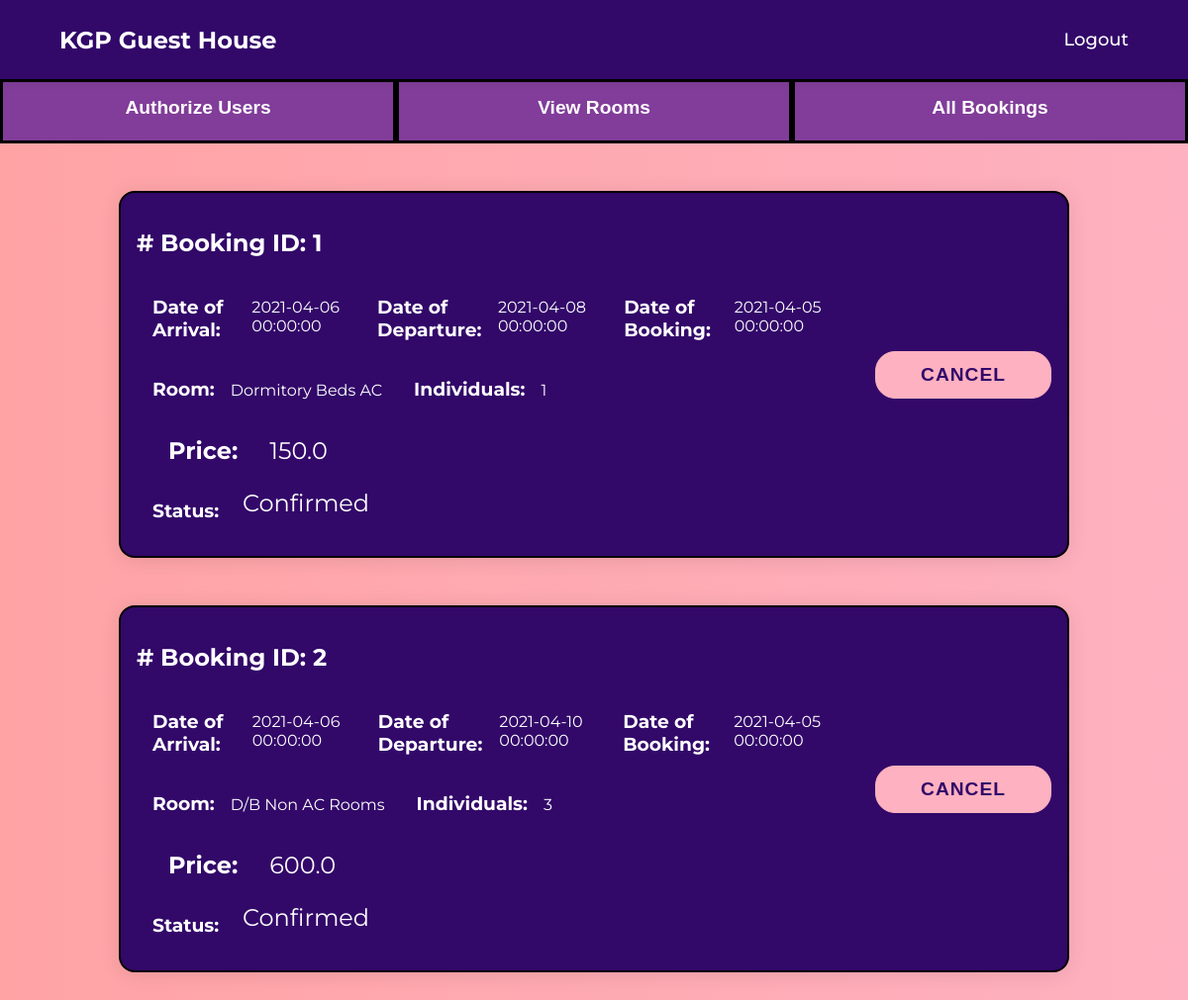
The app's page /adminPrevBooking with its own data.
### app.py (models this page shows)
class Booking(db.Model):
    id = db.Column(db.Integer, primary_key=True)
    userId = db.Column(db.Integer)
    roomId = db.Column(db.Integer)
    foodId = db.Column(db.Integer)
    checkInDate = db.Column(db.DateTime)
    checkOutDate = db.Column(db.DateTime)
    dateOfBooking = db.Column(db.DateTime)
    confirmation = db.Column(db.Integer)
    feedback = db.Column(db.String(100))

class Rooms(db.Model):
    id = db.Column(db.Integer, primary_key=True)
    floor = db.Column(db.Integer)
    type = db.Column(db.String(40))
    description = db.Column(db.String(60))  # Room type, no of beds
    status = db.Column(db.String(100))
    ghId = db.Column(db.Integer)
    pricePerDay = db.Column(db.Integer)
    occupancy = db.Column(db.Integer)
    ac = db.Column(db.Integer)

### app.py (the view)
@app.route('/adminPrevBooking', methods=["POST", "GET"])
def adminPrevBooking():
    bookings = Booking.query.all()
    user = [User.query.filter_by(id=i.userId).first() for i in bookings]
    rooms = [Rooms.query.filter_by(id=i.roomId).first() for i in bookings]
    prices = [BookingPrice(i) for i in bookings]
    return render_template('adminPrevBooking.html', bookings=bookings, user=user, rooms=rooms, prices=prices)

### app.py (called while the page is built)
def BookingPrice(booking):
    food = FoodOptions.query.filter_by(id=booking.foodId).first()
    room = Rooms.query.filter_by(id=booking.roomId).first()
    noOfDays = ((booking.checkOutDate.day-booking.checkInDate.day)+1)
    price = room.pricePerDay*noOfDays
    if food is not None:
        price += food.pricePerDay*noOfDays
    return 0.2*price

### templates/adminPrevBooking.html (shortened to what this page needs)
<!DOCTYPE html>
<html lang="en">
<head>
    <link rel="stylesheet" href="{{ url_for('static',filename='/css/prevBooking.css') }}">
</head>
<body>
<header class="header-outer">
        <div class="header-inner responsive-wrapper">
            <div class="header-logo">
                <h2>KGP Guest House</h2>
            </div>
            <nav class="header-navigation">
                <a href="/">Logout</a>
            </nav>
        </div>
    </header>
    <div class="nav">
        <ul class="navigation">
            <li><a href="/admin">Authorize Users</a></li>
            <li><a href="/adminCalendar">View Rooms</a></li>
            <li><a href="/adminPrevBooking">All Bookings</a></li>
        </ul>
    </div>
    {% for i in bookings %}
    <div class="bookingBox">
        <div>
            <div class="bookingId">
                <h2># Booking ID: {{ i.id }}</h2>
            </div>
            <div class="bookingDates">
                <div class="date">
                    <h3>Date of Arrival: </h3>
                    <h4>{{ i.checkInDate }}</h4>
                </div>
                <div class="date">
                    <h3>Date of Departure: </h3>
                    <h4>{{ i.checkOutDate }}</h4>
                </div>
                <div class="date">
                    <h3>Date of Booking: </h3>
                    <h4>{{ i.dateOfBooking }}</h4>
                </div>
            </div>
            <div class="details">
                <div class="date">
                    <h3>Room: </h3>
                    <h4>{{ rooms[loop.index0].type }}</h4>
                </div>
                <div class="date">
                    <h3>Individuals: </h3>
                    <h4>{{ rooms[loop.index0].occupancy }}</h4>
                </div>
            </div>
            <div class="price">
                <div class="date">
                    <h3 class="price">Price: </h3>
                    <h4 class="amount">{{prices[loop.index0]}}</h4>
                </div>
            </div>
            <div class="status">
                <div class="date">
                    <h3 class="status">Status: </h3>
                    <h4 class="amount">{% if i.confirmation==0 %} in Queue {% elif i.confirmation==1 %} Confirmed {% else %} Cancelled {% endif %}</h4>
                </div>
            </div>
        </div>
        {% if i.confirmation==3 %}
        <div class="buttonDiv">
            <button class="button">Canceled!</button>
        </div>
        {% else %}
        <div class="buttonDiv">
            <a href="{{ url_for('cancelBooking', bookingId=i.id) }}" class="room_features--book-btn"><button class="button">Cancel</button></a>
        </div>
        {% endif %}
    </div>
    {% endfor %}
</body>
</html>

### static/css/prevBooking.css (style rules this page uses)
* { box-sizing: border-box; }
body { background: linear-gradient(to right, #ffa3a5,#FEB1C0); font-family: 'Montserrat', sans-serif; margin: 0; }
button { border-radius: 20px; border: 1px solid #FEB1C0; background-color: #FEB1C0; color: #320869; font-size: 12px; font-weight: bold; padding: 12px 45px; letter-spacing: 1px; text-transform: uppercase; transition: transform 80ms ease-in; }
.bookingBox { padding: 1rem; display: flex; color: white; background-color: #320869; width: 80%; margin: 3rem auto; border: black 2px solid; border-radius: 1rem; box-shadow: 0 2px 20px 0 rgba(0,0,0, 0.1); }
.bookingDates { display: flex; }
.date { padding: 0 1rem; display: flex; }
h4 { padding-left: 1rem; font-weight: normal; }
.details { display: flex; }
.buttonDiv { padding-left: 2rem; display: flex; flex-direction: column-reverse; justify-content: center; align-items: center; }
.button { font-size: 1.2rem; justify-self: center; margin: 1rem 0rem; }
.price { margin: 0.5rem 0.5rem; font-size: 1.5rem; }
.amount { padding: 0 1rem; margin: 0.5rem 0.5rem; font-size: 1.5rem; }
.nav { width:100%; background-color:#813d99 }
.nav ul { display: flex; list-style-type: none; font: 15px helvetica; font-weight:bold; font-size: 1.2rem; text-align: center; }
.nav li { flex: 1; border-style: solid; height: 65px; background:#813d99 ; }
.nav a { position: relative; top: 15px; text-decoration: none; color: white; }
*, *:after, *:before { box-sizing: border-box; }
:root { --header-outer-height: 80px; --header-inner-height: 70px; --header-height-difference: calc( var(--header-outer-height) - var(--header-inner-height) ); --header-bg: #fff; }
.responsive-wrapper { width: 90%; max-width: 1280px; margin-left: auto; margin-right: auto; }
.header-outer { z-index: 100; height: var(--header-outer-height); position: sticky; top: calc( var(--header-height-difference) * -1 ); display: flex; align-items: center; color: white; background-color: #320869; box-shadow: 0 2px 10px 0 rgba(0,0,0, 0.1); }
.header-inner { height: var(--header-inner-height); position: sticky; top: 0; display: flex; align-items: center; justify-content: space-between; }
.header-navigation { display: flex; flex-wrap: wrap; }
.header-navigation a, .header-navigation button { font-size: 1.125rem; color: inherit; margin-left: 1.75rem; position: relative; font-weight: 500; }
.header-navigation a { display: none; font-size: 1.125rem; color: inherit; text-decoration: none; }
.header-navigation a:after, .header-navigation button:after { transition: 0.25s ease; content: ""; display: block; width: 100%; height: 2px; background-color: currentcolor; transform: scalex(0); position: absolute; bottom: -2px; left: 0; }
.navigation { padding: 0; margin:0; }
@media (min-width: 800px) { .header-navigation a { display: inline-block; } }

### records on screen
Booking: id "1", checkInDate "2021-04-06 00:00:00", checkOutDate "2021-04-08 00:00:00", dateOfBooking "2021-04-05 00:00:00", index0 "150.0", confirmation "Confirmed"
Rooms: type "Dormitory Beds AC", occupancy "1"
Booking: id "2", checkInDate "2021-04-06 00:00:00", checkOutDate "2021-04-10 00:00:00", dateOfBooking "2021-04-05 00:00:00", index0 "600.0", confirmation "Confirmed"
Rooms: type "D/B Non AC Rooms", occupancy "3"
